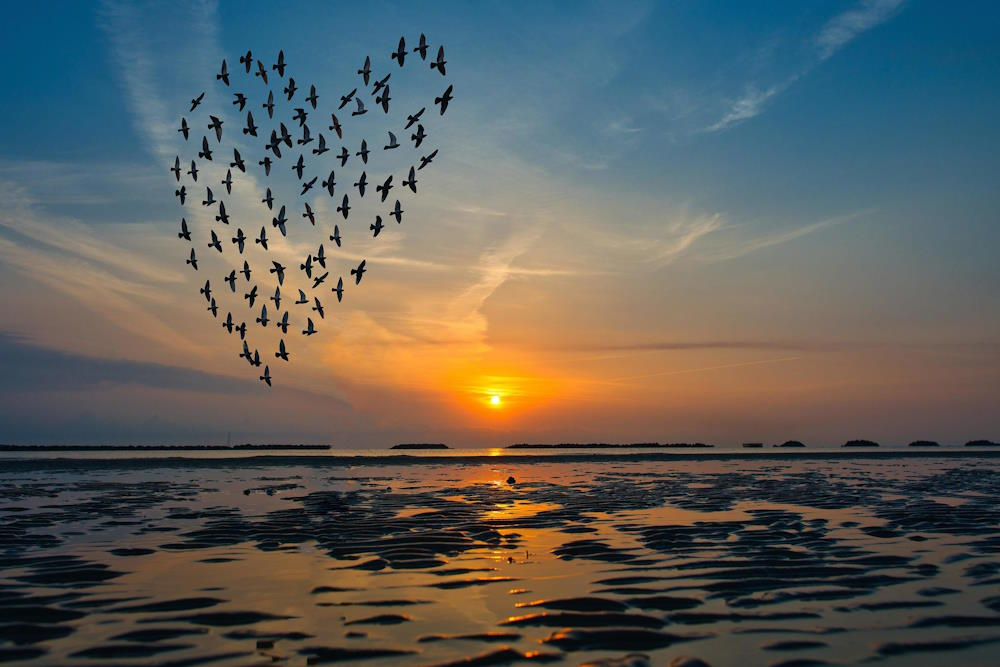
#> input picture d_5/birds_lake.jpg, 1000 x 667 px
$ jupyter execute Q2.ipynb
#> lines starting #> are read from the running program, lines starting #| are printed output that depends on the picture; after the words box and inside, x2 and y2 are one past the last pixel; in counts of white or black regions, pixels touching at a corner belong together
## I did this question in 2 parts

### Part 1: Image is Original
Here, with the thresholding metrics that were used, I got **81** birds detected.

### Part 2: Image is Sharpened
Here, with the same metrics, I got **83** birds detected. That is the correct amount.

[cell 1]
# part 1: image is original
import cv2
import numpy as np

# Read the image
image = cv2.imread('birds_lake.jpg')
#> image is the input picture: shape (667, 1000, 3); mean B, G, R 90.5, 94, 92.5
image = image[30:390, 160:470]
#> image: shape (360, 310, 3)
resized_img = cv2.resize (image, (int(image.shape[1]*2), int(image.shape[0]*2)))
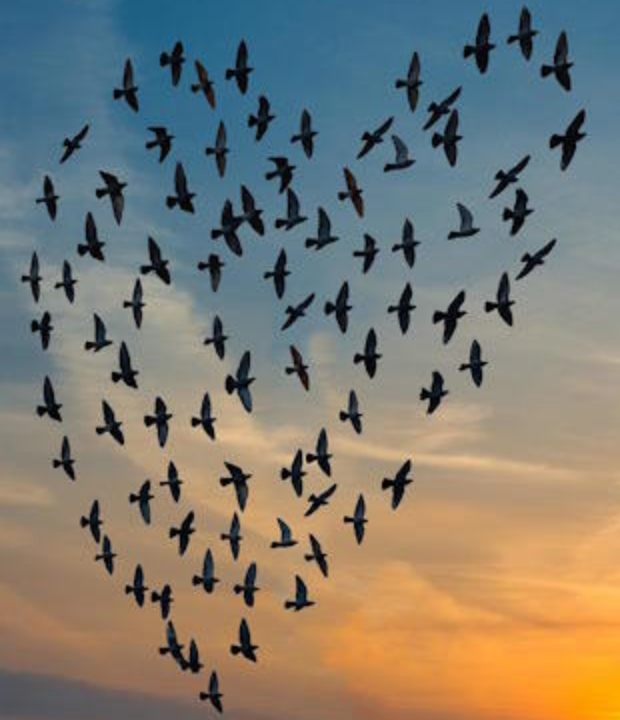
#> resized_img: shape (720, 620, 3); mean B, G, R 114, 124.5, 127.5

# Convert to grayscale
gray = cv2.cvtColor(image, cv2.COLOR_BGR2GRAY)
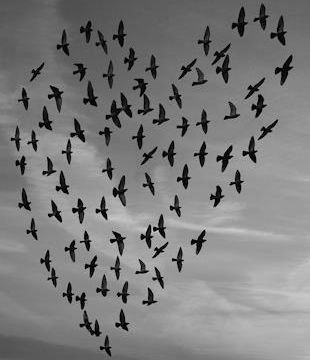
#> gray: shape (360, 310); min 0, max 208, mean 124.2

# Apply Gaussian blur to reduce noise
blur = cv2.GaussianBlur(gray, (5, 5), 0)
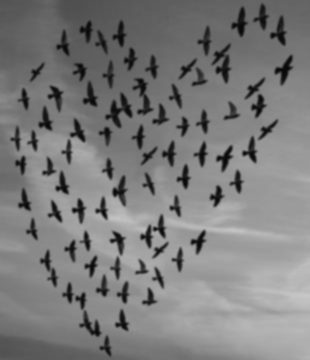
#> blur: shape (360, 310); min 7, max 199, mean 124.2

# Apply inverse thresholding
_, thresh = cv2.threshold(blur, 85, 255, cv2.THRESH_BINARY_INV)
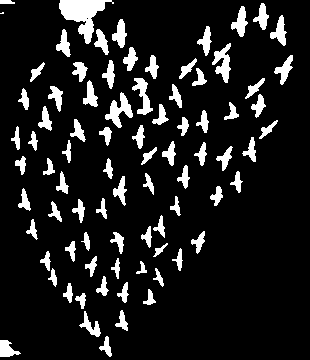
#> thresh: shape (360, 310); 11.6% white; 82 white regions (1 under 20 px)

# Find contours
contours, _ = cv2.findContours(thresh, cv2.RETR_EXTERNAL, cv2.CHAIN_APPROX_SIMPLE)
#> contours = 82 contours, 1 with area under 20; largest, box (x1, y1, x2, y2) and area: (59, 0, 114, 44) 962, (105, 92, 133, 128) 363, (212, 43, 231, 83) 316, (132, 78, 153, 115) 278, (231, 6, 248, 37) 228

# Iterate through contours and draw rectangles
bird_count = 0
for contour in contours:
    area = cv2.contourArea(contour)
    if area > 20:  # Adjust this threshold according to your image
        x, y, w, h = cv2.boundingRect(contour)
        cv2.rectangle(image, (x, y), (x + w, y + h), (0, 255, 0), 2)
        bird_count += 1
#> this loop made 82 passes
#> (area, x, y, w, h) on passes 1 to 12: (185.5, 0, 340, 21, 17), (97.5, 99, 336, 13, 21), (165, 79, 311, 22, 26), (102, 115, 310, 13, 21), (71.5, 75, 293, 11, 16), (74.5, 143, 289, 13, 16), (83, 63, 283, 10, 20), (91.5, 117, 282, 12, 21), (93, 96, 276, 13, 20), (59.5, 153, 268, 11, 19), (62, 48, 268, 9, 19), (43, 136, 261, 11, 13)
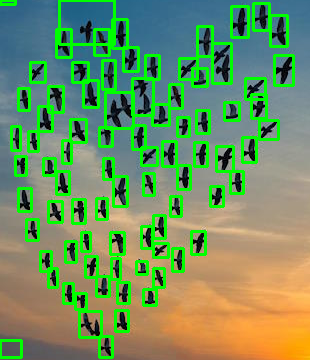
#> image: shape (360, 310, 3); mean B, G, R 95.3, 144.8, 110.4
#> after the loop, bird_count = 81

# Display the result
cv2.putText(image, f'Original: {bird_count}', (20, 40), cv2.FONT_HERSHEY_SIMPLEX, 1, (0, 0, 255), 2)
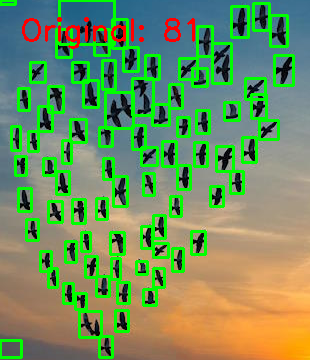
#> image: shape (360, 310, 3); 1.09% of pixels changed, all inside (x1, y1, x2, y2) = (22, 17, 195, 49)
cv2.imshow('Birds Detected', image) # total 83 birds detected by me humanly
cv2.waitKey(0)
cv2.destroyAllWindows()

[cell 2]
# part 2: image is sharpened
import cv2
import numpy as np

# Read the image
image = cv2.imread('birds_lake.jpg')
image = image[30:390, 160:470]
resized_img = cv2.resize(image, (int(image.shape[1]*2), int(image.shape[0]*2)))

# Sharpen the resized image
kernel_sharpening = np.array([[-1,-1,-1], [-1,9,-1], [-1,-1,-1]])
sharpened_img = cv2.filter2D(resized_img, -1, kernel_sharpening)

# Convert to grayscale
gray = cv2.cvtColor(sharpened_img, cv2.COLOR_BGR2GRAY)
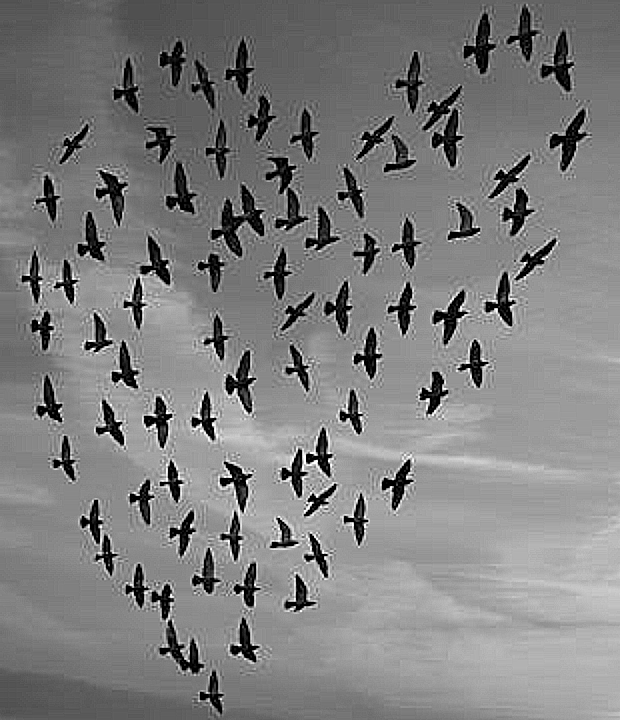
#> gray: shape (720, 620); min 0, max 255, mean 126.2

# Apply Gaussian blur to reduce noise
blur = cv2.GaussianBlur(gray, (5, 5), 0)
#> blur: shape (720, 620)

# Apply inverse thresholding
_, thresh = cv2.threshold(blur, 85, 255, cv2.THRESH_BINARY_INV)
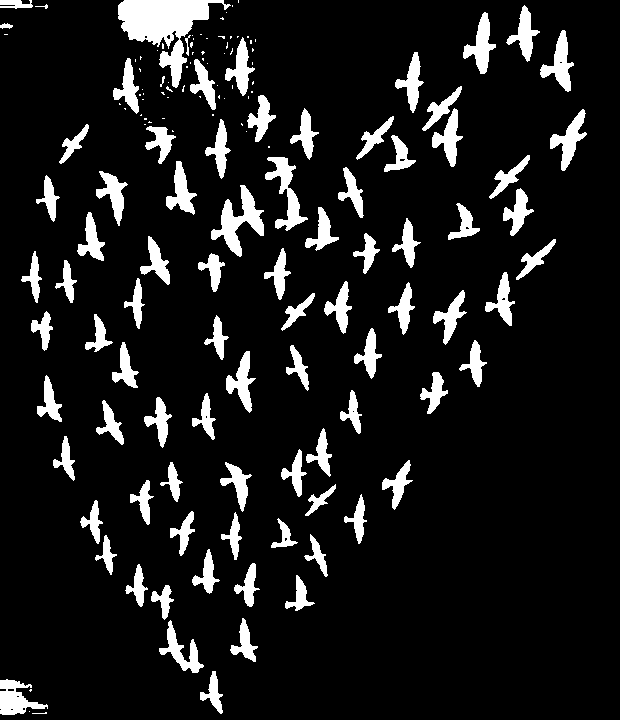
#> thresh: shape (720, 620); 10.5% white; 150 white regions (64 under 20 px)

# Find contours
contours, _ = cv2.findContours(thresh, cv2.RETR_EXTERNAL, cv2.CHAIN_APPROX_SIMPLE)
#> contours = 150 contours, 67 with area under 20; largest, box (x1, y1, x2, y2) and area: (118, 0, 231, 88) 3592, (211, 185, 264, 257) 1306, (265, 157, 308, 231) 963, (0, 679, 48, 715) 830, (463, 12, 496, 74) 778

# Iterate through contours and draw rectangles
bird_count = 0
for contour in contours:
    area = cv2.contourArea(contour)
    if area > 20:  # Adjust this threshold according to your image
        x, y, w, h = cv2.boundingRect(contour)
        cv2.rectangle(sharpened_img, (x, y), (x + w, y + h), (0, 255, 0), 2)
        bird_count += 1
#> this loop made 150 passes
#> (area, x, y, w, h) on passes 4 to 15: (829.5, 0, 679, 48, 36), (345.5, 200, 671, 23, 43), (671.5, 159, 620, 45, 53), (421, 230, 618, 28, 44), (294, 151, 585, 23, 35), (332.5, 285, 575, 30, 36), (333, 125, 564, 23, 43), (401, 234, 563, 26, 44), (412, 192, 549, 28, 45), (252.5, 95, 535, 22, 40), (278.5, 304, 534, 24, 43), (239.5, 271, 518, 27, 30)
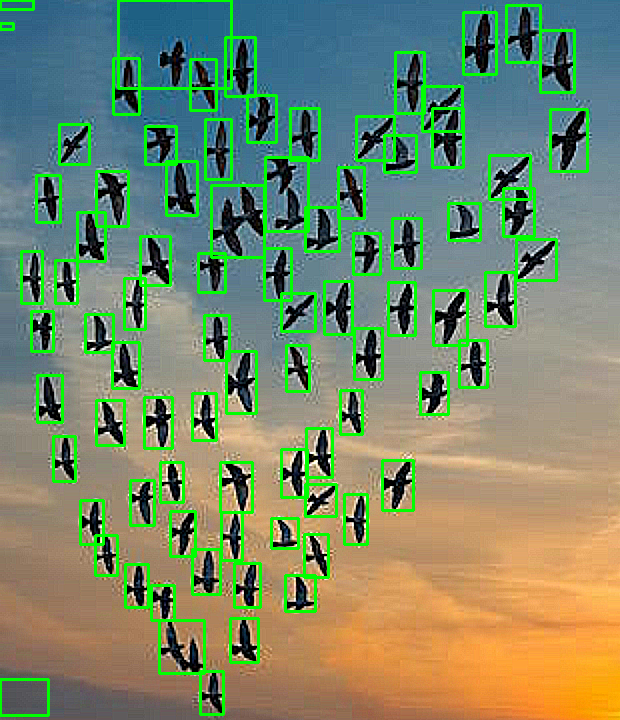
#> sharpened_img: shape (720, 620, 3); mean B, G, R 105.1, 136.8, 119.5

# Display the result
cv2.putText(sharpened_img, f'Sharpened: {bird_count}', (20, 40), cv2.FONT_HERSHEY_SIMPLEX, 1, (0, 0, 255), 2)
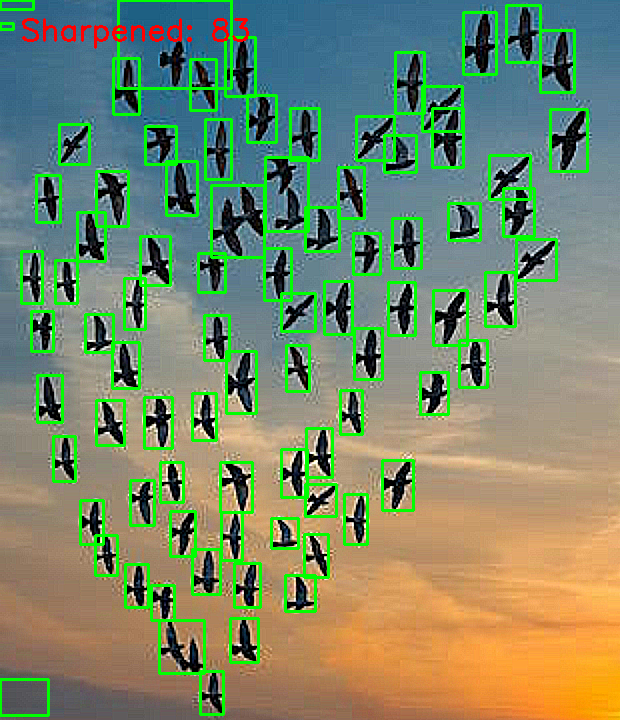
#> sharpened_img: shape (720, 620, 3); 0.37% of pixels changed, all inside (x1, y1, x2, y2) = (22, 18, 249, 49)
cv2.imshow('Birds Detected', sharpened_img) # total 83 birds detected by me humanly
cv2.waitKey(0)
cv2.destroyAllWindows()

$ run again, with d_5/Goldhill_2-1.jpg copied over d_5/birds_lake.jpg
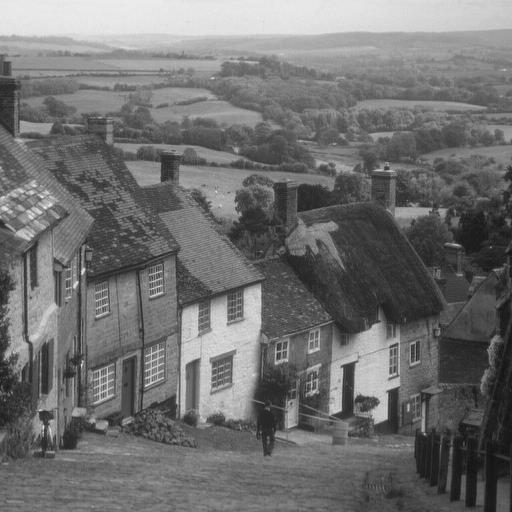
#> input picture d_5/Goldhill_2-1.jpg, 512 x 512 px
#> image is the input picture: shape (512, 512, 3); min 16, max 242, mean 112.2
#> `_, thresh = cv2.threshold(blur, 85, 255, cv2.THRESH_BINARY_INV)`:
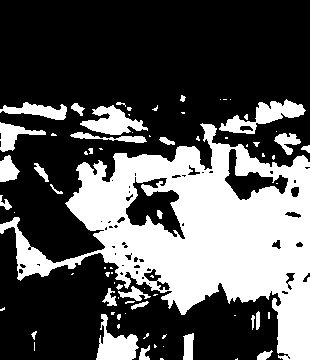
#> thresh: shape (360, 310); 33.6% white; 76 white regions (45 under 20 px)
#> `contours, _ = cv2.findContours(thresh, cv2.RETR_EXTERNAL, cv2.CHAIN_AP..`: contours = 73 contours, 51 with area under 20; largest, box (x1, y1, x2, y2) and area: (0, 123, 310, 360) 33098, (219, 99, 306, 134) 1105, (80, 105, 148, 135) 926, (96, 314, 139, 360) 914, (0, 102, 67, 120) 544
#> the loop `for contour in contours:` made 73 passes
#> (area, x, y, w, h) on passes 3, 5, 9, 16, 20, 22, 27, 28: (76.5, 257, 350, 16, 10), (71, 139, 345, 11, 15), (207, 183, 333, 11, 27), (913.5, 96, 314, 43, 46), (48.5, 256, 311, 4, 19), (48, 131, 301, 18, 9), (96.5, 102, 288, 15, 18), (158, 118, 286, 33, 15)
#> after the loop `for contour in contours:`: bird_count = 22
#> `contours, _ = cv2.findContours(thresh, cv2.RETR_EXTERNAL, cv2.CHAIN_AP..`: contours = 547 contours, 445 with area under 20; largest, box (x1, y1, x2, y2) and area: (0, 193, 620, 720) 136720, (191, 625, 284, 720) 4060, (156, 208, 303, 271) 3904, (0, 202, 153, 249) 2490, (0, 244, 95, 304) 2140
#> the loop `for contour in contours:` made 547 passes
#> (area, x, y, w, h) on passes 5, 12, 17, 20, 21, 23, 29, 40: (35.5, 462, 714, 18, 6), (47.5, 294, 708, 7, 12), (65.5, 305, 704, 7, 15), (21, 0, 702, 12, 8), (41.5, 321, 701, 15, 12), (298.5, 513, 700, 35, 20), (23, 524, 697, 12, 7), (32, 458, 689, 19, 10)
#> after the loop `for contour in contours:`: bird_count = 99
#> `cv2.putText(sharpened_img, f'Sharpened: {bird_count}', (20, 40), cv2.F..`:
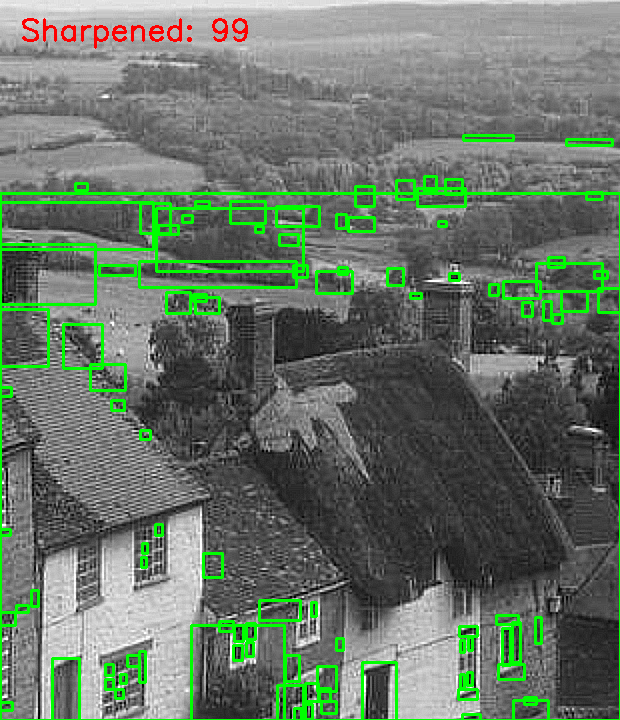
#> sharpened_img: shape (720, 620, 3); mean B, G, R 102.3, 116.8, 103.3
